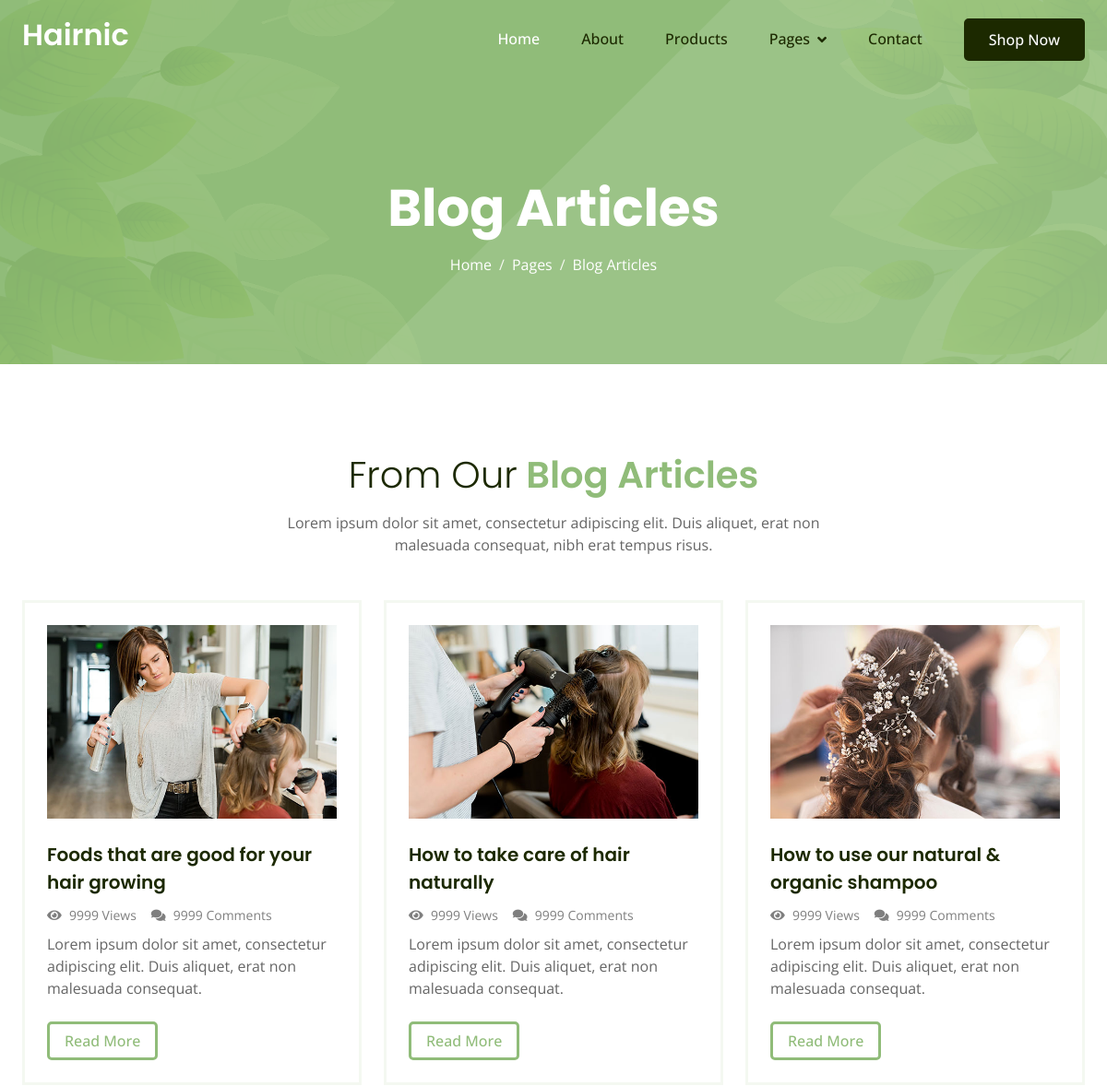
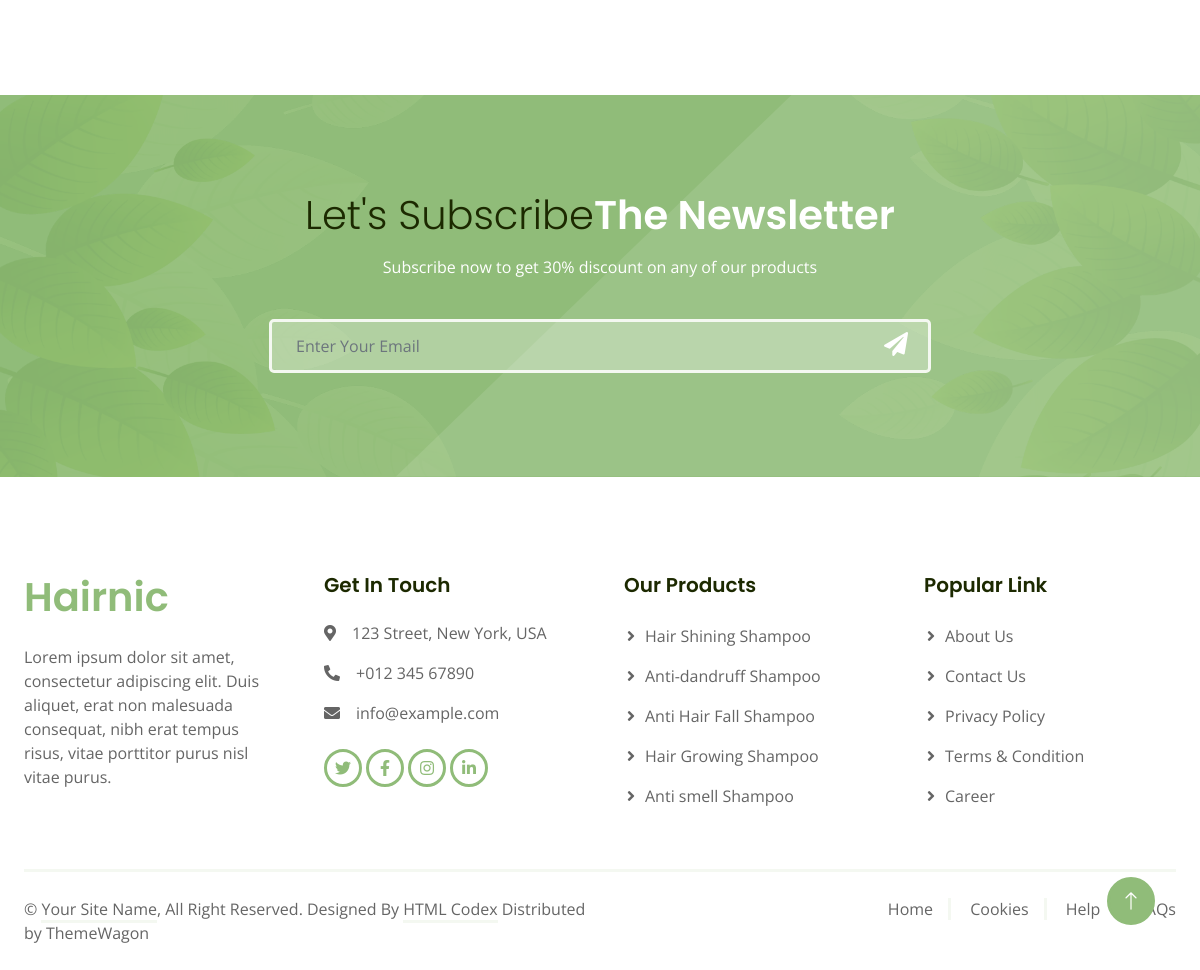
Page /blog on the committed database (2 pictures, top to bottom).
### app/models.py (models this page shows, shortened)
class Post(models.Model):
    title=models.CharField(max_length=255)
    category=models.ForeignKey(Category,on_delete=models.CASCADE)
    job_title=models.CharField(max_length=200)
    Description=models.TextField()
    Description2=models.TextField()
    Description3=models.TextField(default=0)
    image=models.ImageField(upload_to="static/image")
    created_at=models.DateTimeField(auto_now_add=True)

### app/views.py (the view)
# urls.py: path('blog',views.blog,name='blog'),
def blog(request):
     blog2=Post.objects.get(category_id=24)
     blog=Post.objects.get(category_id=2)
     blog1=Post.objects.filter(category_id=7)
     newsletter=Post.objects.get(category_id=18)
     data={
        'blog':blog,
        'blog1':blog1,
        'blog2':blog2,
        'newsletter':newsletter,
     }
     return render(request,"blog.html",data)

### app/templates/blog.html
{% extends "base.html" %}
{% load static %}
{% block content %}
   <div class="container-fluid bg-primary hero-header mb-5">
    <div class="container text-center">
        <h1 class="display-4 text-white mb-3 animated slideInDown">{{blog2.title}}</h1>
        <nav aria-label="breadcrumb">
            <ol class="breadcrumb justify-content-center mb-0 animated slideInDown">
                <li class="breadcrumb-item"><a class="text-white" href="#">{{blog2.job_title}}</a></li>
                <li class="breadcrumb-item"><a class="text-white" href="#">{{blog2.Description}}</a></li>
                <li class="breadcrumb-item text-white active" aria-current="page">{{blog2.Description2}}</li>
            </ol>
        </nav>
    </div>
</div>
    <div class="container-fluid py-5">
        <div class="container">
            <div class="mx-auto text-center wow fadeIn" data-wow-delay="0.1s" style="max-width: 600px;">
                <h1 class="text-primary mb-3"><span class="fw-light text-dark">{{blog.title}}</span> Blog Articles</h1>
                <p class="mb-5">{{blog.job_title}}</p>
            </div>
            <div class="row g-4">{% for x in blog1 %}
                <div class="col-md-6 col-lg-4 wow fadeIn" data-wow-delay="0.1s">
                    <div class="blog-item border h-100 p-4">
                        <img class="img-fluid mb-4" src="{{x.image.url}}" alt="">
                        <a href="" class="h5 lh-base d-inline-block">{{x.title}}</a>
                        <div class="d-flex text-black-50 mb-2">
                            <div class="pe-3">
                                <small class="fa fa-eye me-1"></small>
                                <small>{{x.Description}}</small>
                            </div>
                            <div class="pe-3">
                                <small class="fa fa-comments me-1"></small>
                                <small>{{x.Description2}}</small>
                            </div>
                        </div>
                        <p class="mb-4">{{x.job_title}}</p>
                        <a href="" class="btn btn-outline-primary px-3">{{x.Description3}}</a>
                    </div>
                </div>{% endfor %}
            </div>
        </div>
    </div>
    <div class="container-fluid newsletter bg-primary py-5 my-5">
        <div class="container py-5">
            <div class="mx-auto text-center wow fadeIn" data-wow-delay="0.1s" style="max-width: 600px;">
                <h1 class="text-white mb-3"><span class="fw-light text-dark">{{newsletter.title}}</span>{{newsletter.job_title}}</h1>
                <p class="text-white mb-4">{{newsletter.Description}}</p>
            </div>
            <div class="row justify-content-center">
                <div class="col-md-7 wow fadeIn" data-wow-delay="0.5s">
                    <div class="position-relative w-100 mt-3 mb-2">
                        <input class="form-control w-100 py-4 ps-4 pe-5" type="text" placeholder="Enter Your Email"
                            style="height: 48px;">
                        <button type="button" class="btn shadow-none position-absolute top-0 end-0 mt-1 me-2"><i
                                class="fa fa-paper-plane text-white fs-4"></i></button>
                    </div>
                </div>
            </div>
        </div>
    </div>
    {% endblock %}

### app/static/css/style.css (style rules this page uses)
.btn { font-weight: 500; transition: .5s; }
.hero-header { position: relative; margin-top: -85px; padding-top: 12rem; padding-bottom: 6rem; background: url(../img/bg.png) center center no-repeat; background-size: cover; }
.hero-header::before { position: absolute; content: ""; width: 100%; height: 100%; top: 0; left: 0; background: rgba(255, 255, 255, .1); clip-path: polygon(66% 0, 100% 0, 100% 100%, 33% 100%); }
.hero-header .container { position: relative; z-index: 1; }
.hero-header .breadcrumb-item+.breadcrumb-item::before { color: var(--bs-light); }
.blog-item { transition: .1s; }
.newsletter { position: relative; background: url(../img/bg.png) center center no-repeat; background-size: cover; }
.newsletter::before { position: absolute; content: ""; width: 100%; height: 100%; top: 0; left: 0; background: rgba(255, 255, 255, .1); clip-path: polygon(66% 0, 100% 0, 100% 100%, 33% 100%); }
.newsletter .container { position: relative; z-index: 1; }
.newsletter .form-control { background: rgba(255, 255, 255, .3); }

### rows in the picture
Post: title "Blog Articles", job_title "Home", Description "Pages", Description2 "Blog Articles"
Post: title "From Our", job_title "Lorem ipsum dolor sit amet, consectetur adipiscing elit. Duis aliquet, erat non malesuada consequat, nibh erat tempus risus."
Post: image (picture), title "Foods that are good for your hair growing", Description "9999 Views", Description2 "9999 Comments", job_title "Lorem ipsum dolor sit amet, consectetur adipiscing elit. Duis aliquet, erat non malesuada consequat.", Description3 "Read More"
Post: image (picture), title "How to take care of hair naturally", Description "9999 Views", Description2 "9999 Comments", job_title "Lorem ipsum dolor sit amet, consectetur adipiscing elit. Duis aliquet, erat non malesuada consequat.", Description3 "Read More"
Post: image (picture), title "How to use our natural & organic shampoo", Description "9999 Views", Description2 "9999 Comments", job_title "Lorem ipsum dolor sit amet, consectetur adipiscing elit. Duis aliquet, erat non malesuada consequat.", Description3 "Read More"
Post: title "Let's Subscribe", job_title "The Newsletter", Description "Subscribe now to get 30% discount on any of our products"
